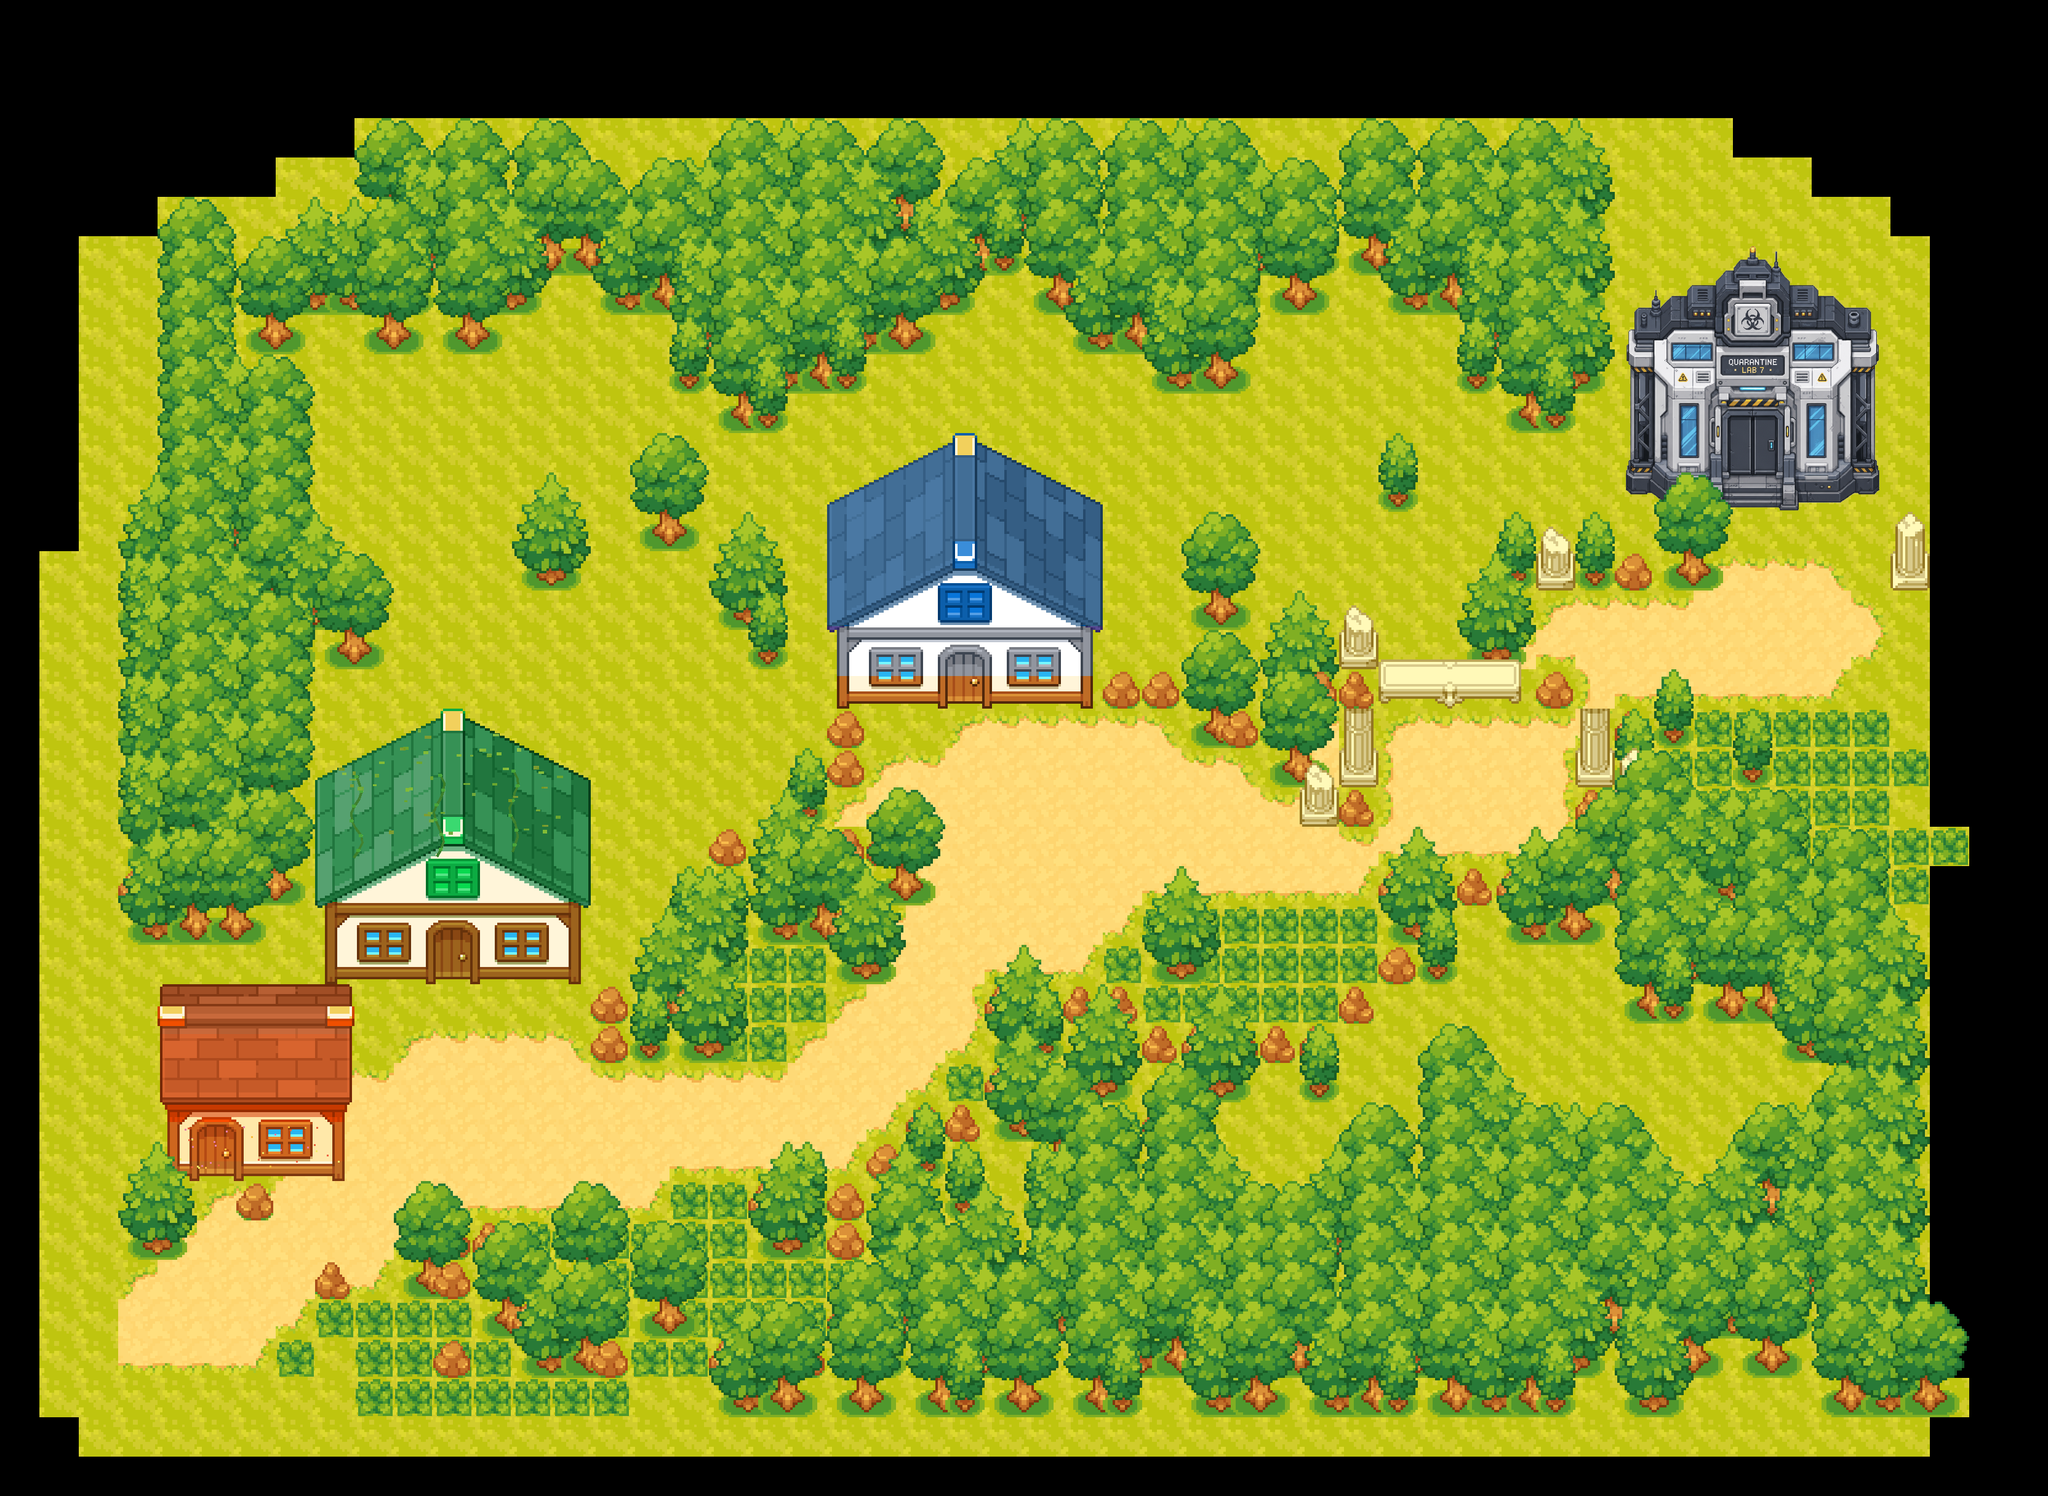

This is a level from a 2D game, rendered from its Tiled map with the project's own tilesets. A one-line summary and the map file follow, with tile-layer data summarised:
An orthogonal 52x38 tile map with 64x64 px tiles, 4 tile layers (Terrain, Terrain Top, Object Tiles, Object Top), 5 tilesets and 354 objects (162x coast, 72x water, tall_grass_encounter_43_18, tall_grass_encounter_44_18, tall_grass_encounter_45_18, ...).

<map version="1.10" tiledversion="1.12.1" orientation="orthogonal" renderorder="right-down" width="52" height="38" tilewidth="64" tileheight="64" infinite="0" nextlayerid="13" nextobjectid="2814">
 <tileset firstgid="1" source="../tilesets/world.tsx" />
 <tileset firstgid="211" source="../tilesets/objects.tsx" />
 <tileset firstgid="242" source="../tilesets/custom_structures.tsx" />
 <tileset firstgid="245" source="../tilesets/Grass.tsx" />
 <tileset firstgid="248" source="../tilesets/custom_lab.tsx" />
 <layer id="1" name="Terrain" width="52" height="38">
  <data>[1976 cells, 1599 non-empty, 9 distinct tile ids]</data>
 </layer>
 <layer id="2" name="Terrain Top" width="52" height="38">
  <data>[1976 cells, 89 non-empty, 1 distinct tile ids]</data>
 </layer>
 <layer id="3" name="Object Tiles" width="52" height="38">
  <data>[1976 cells, 446 non-empty, 13 distinct tile ids]</data>
 </layer>
 <layer id="4" name="Object Top" width="52" height="38">
  <data>[1976 cells, 3 non-empty, 1 distinct tile ids]</data>
 </layer>
 <objectgroup id="5" name="Monsters">
  <object id="1" name="tall_grass_encounter_43_18" x="2760" y="1160" width="48" height="48" />
  <object id="2" name="tall_grass_encounter_44_18" x="2824" y="1160" width="48" height="48" />
  <object id="3" name="tall_grass_encounter_45_18" x="2888" y="1160" width="48" height="48" />
  <object id="4" name="tall_grass_encounter_46_18" x="2952" y="1160" width="48" height="48" />
  <object id="5" name="tall_grass_encounter_47_18" x="3016" y="1160" width="48" height="48" />
  <object id="6" name="tall_grass_encounter_42_19" x="2696" y="1224" width="48" height="48" />
  <object id="7" name="tall_grass_encounter_43_19" x="2760" y="1224" width="48" height="48" />
  <object id="8" name="tall_grass_encounter_45_19" x="2888" y="1224" width="48" height="48" />
  <object id="9" name="tall_grass_encounter_46_19" x="2952" y="1224" width="48" height="48" />
  <object id="10" name="tall_grass_encounter_47_19" x="3016" y="1224" width="48" height="48" />
  <object id="11" name="tall_grass_encounter_48_19" x="3080" y="1224" width="48" height="48" />
  <object id="12" name="tall_grass_encounter_43_20" x="2760" y="1288" width="48" height="48" />
  <object id="13" name="tall_grass_encounter_44_20" x="2824" y="1288" width="48" height="48" />
  <object id="14" name="tall_grass_encounter_45_20" x="2888" y="1288" width="48" height="48" />
  <object id="15" name="tall_grass_encounter_46_20" x="2952" y="1288" width="48" height="48" />
  <object id="16" name="tall_grass_encounter_47_20" x="3016" y="1288" width="48" height="48" />
  <object id="17" name="tall_grass_encounter_45_21" x="2888" y="1352" width="48" height="48" />
  <object id="18" name="tall_grass_encounter_46_21" x="2952" y="1352" width="48" height="48" />
  <object id="19" name="tall_grass_encounter_47_21" x="3016" y="1352" width="48" height="48" />
  <object id="20" name="tall_grass_encounter_48_21" x="3080" y="1352" width="48" height="48" />
  <object id="21" name="tall_grass_encounter_49_21" x="3144" y="1352" width="48" height="48" />
  <object id="22" name="tall_grass_encounter_47_22" x="3016" y="1416" width="48" height="48" />
  <object id="23" name="tall_grass_encounter_48_22" x="3080" y="1416" width="48" height="48" />
  <object id="24" name="tall_grass_encounter_29_23" x="1864" y="1480" width="48" height="48" />
  <object id="25" name="tall_grass_encounter_30_23" x="1928" y="1480" width="48" height="48" />
  <object id="26" name="tall_grass_encounter_31_23" x="1992" y="1480" width="48" height="48" />
  <object id="27" name="tall_grass_encounter_32_23" x="2056" y="1480" width="48" height="48" />
  <object id="28" name="tall_grass_encounter_33_23" x="2120" y="1480" width="48" height="48" />
  <object id="29" name="tall_grass_encounter_34_23" x="2184" y="1480" width="48" height="48" />
  <object id="30" name="tall_grass_encounter_18_24" x="1160" y="1544" width="48" height="48" />
  <object id="31" name="tall_grass_encounter_19_24" x="1224" y="1544" width="48" height="48" />
  <object id="32" name="tall_grass_encounter_20_24" x="1288" y="1544" width="48" height="48" />
  <object id="33" name="tall_grass_encounter_28_24" x="1800" y="1544" width="48" height="48" />
  <object id="34" name="tall_grass_encounter_30_24" x="1928" y="1544" width="48" height="48" />
  <object id="35" name="tall_grass_encounter_31_24" x="1992" y="1544" width="48" height="48" />
  <object id="36" name="tall_grass_encounter_32_24" x="2056" y="1544" width="48" height="48" />
  <object id="37" name="tall_grass_encounter_33_24" x="2120" y="1544" width="48" height="48" />
  <object id="38" name="tall_grass_encounter_34_24" x="2184" y="1544" width="48" height="48" />
  <object id="39" name="tall_grass_encounter_18_25" x="1160" y="1608" width="48" height="48" />
  <object id="40" name="tall_grass_encounter_19_25" x="1224" y="1608" width="48" height="48" />
  <object id="41" name="tall_grass_encounter_20_25" x="1288" y="1608" width="48" height="48" />
  <object id="42" name="tall_grass_encounter_29_25" x="1864" y="1608" width="48" height="48" />
  <object id="43" name="tall_grass_encounter_30_25" x="1928" y="1608" width="48" height="48" />
  <object id="44" name="tall_grass_encounter_31_25" x="1992" y="1608" width="48" height="48" />
  <object id="45" name="tall_grass_encounter_32_25" x="2056" y="1608" width="48" height="48" />
  <object id="46" name="tall_grass_encounter_33_25" x="2120" y="1608" width="48" height="48" />
  <object id="47" name="tall_grass_encounter_18_26" x="1160" y="1672" width="48" height="48" />
  <object id="48" name="tall_grass_encounter_19_26" x="1224" y="1672" width="48" height="48" />
  <object id="49" name="tall_grass_encounter_24_27" x="1544" y="1736" width="48" height="48" />
  <object id="50" name="tall_grass_encounter_17_30" x="1096" y="1928" width="48" height="48" />
  <object id="51" name="tall_grass_encounter_18_30" x="1160" y="1928" width="48" height="48" />
  <object id="52" name="tall_grass_encounter_13_31" x="840" y="1992" width="48" height="48" />
  <object id="53" name="tall_grass_encounter_14_31" x="904" y="1992" width="48" height="48" />
  <object id="54" name="tall_grass_encounter_15_31" x="968" y="1992" width="48" height="48" />
  <object id="55" name="tall_grass_encounter_16_31" x="1032" y="1992" width="48" height="48" />
  <object id="56" name="tall_grass_encounter_17_31" x="1096" y="1992" width="48" height="48" />
  <object id="57" name="tall_grass_encounter_18_31" x="1160" y="1992" width="48" height="48" />
  <object id="58" name="tall_grass_encounter_20_31" x="1288" y="1992" width="48" height="48" />
  <object id="59" name="tall_grass_encounter_15_32" x="968" y="2056" width="48" height="48" />
  <object id="60" name="tall_grass_encounter_16_32" x="1032" y="2056" width="48" height="48" />
  <object id="61" name="tall_grass_encounter_17_32" x="1096" y="2056" width="48" height="48" />
  <object id="62" name="tall_grass_encounter_18_32" x="1160" y="2056" width="48" height="48" />
  <object id="63" name="tall_grass_encounter_19_32" x="1224" y="2056" width="48" height="48" />
  <object id="64" name="tall_grass_encounter_20_32" x="1288" y="2056" width="48" height="48" />
  <object id="65" name="tall_grass_encounter_21_32" x="1352" y="2056" width="48" height="48" />
  </objectgroup>
 <objectgroup id="6" name="Entities">
  <!-- 265 objects omitted --></objectgroup>
 <objectgroup id="7" name="Collisions">
  <!-- 259 objects omitted --></objectgroup>
 <objectgroup id="8" name="Water">
  <!-- 246 objects omitted --></objectgroup>
 <objectgroup id="9" name="Coast">
  <!-- 174 objects omitted --></objectgroup>
 <objectgroup id="10" name="Transition" />
 <objectgroup id="11" name="QuestZones">
  <!-- 12 objects omitted --></objectgroup>
 <objectgroup id="12" name="StoryRoute">
  <!-- 6 objects omitted --></objectgroup>
</map>
<!-- 289 of 354 objects omitted -->
